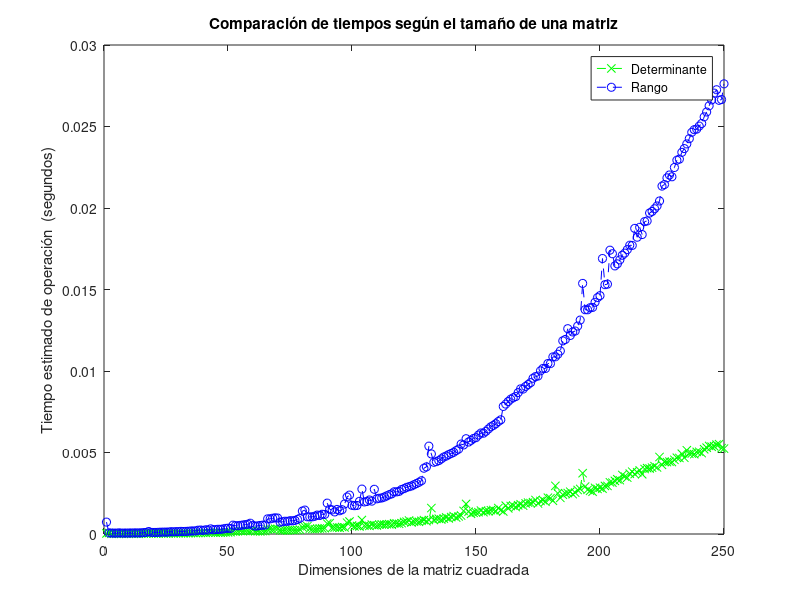

Write the MATLAB code that produced this figure.
%{
 Ejercicio 4. Tiempo de cómputo y representación gráfica
 Realice un script en Matlab que permita obtener y representar el tiempo 
 consumido para el cálculo del rango y el determinante de una matriz en 
 función de su tamaño (entre 1x1 y 25x25).  
• La matriz se rellenará con valores aleatorios.
• El tiempo necesario para cada operación debe obtenerse por separado.
• Los tiempos de procesamiento para el cálculo del rango y del determinante
 se representarán en la misma gráfica, utilizando para ello diferentes colores.
• Deben añadirse etiquetas a los ejes, y una leyenda indicando qué representa cada línea. 
%}

clear all
close all

n=250;

tiempoDeterminante=[];
tiempoRango=[];

for i=1:n
    A = rand(i);
    tic;
    det(A);
    tocDeterminante = toc;
    tiempoDeterminante = [tiempoDeterminante tocDeterminante];
    
    tic;
    rank(A);
    tocRango = toc;
    tiempoRango = [tiempoRango tocRango];
end    

%% Plotting
figure('Name','Comparando tiempos','NumberTitle','off') %Titulo de la ventana
plot(1:n, tiempoDeterminante,'g--x', 1:n, tiempoRango, 'b--o');
title('Comparación de tiempos según el tamaño de una matriz');
xlabel('Dimensiones de la matriz cuadrada');
ylabel('Tiempo estimado de operación  (segundos)');
legend('Determinante', 'Rango');
